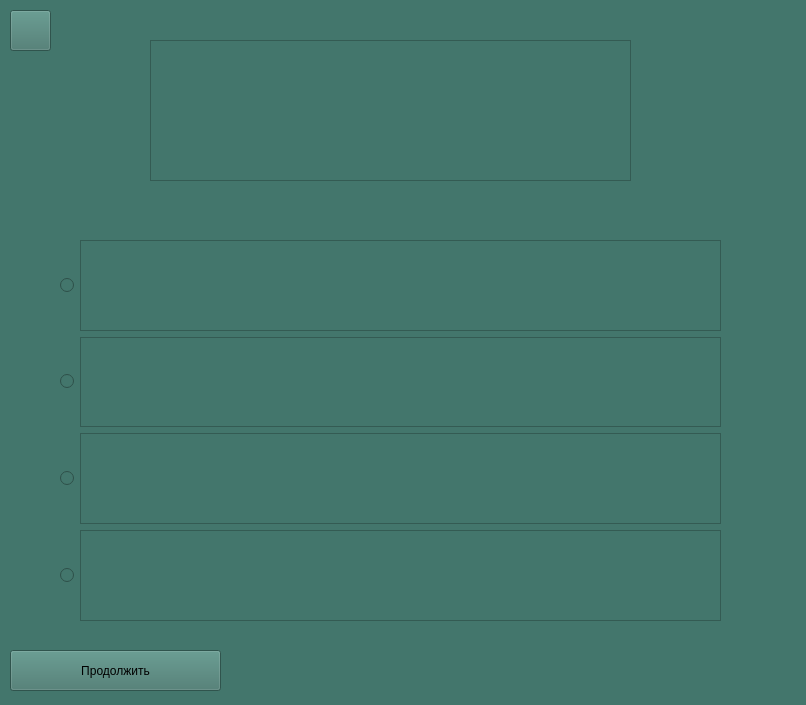
<?xml version="1.0" encoding="UTF-8"?>
<ui version="4.0">
 <class>Form</class>
 <widget class="QWidget" name="Form">
  <property name="geometry">
   <rect>
    <x>0</x>
    <y>0</y>
    <width>806</width>
    <height>705</height>
   </rect>
  </property>
  <property name="minimumSize">
   <size>
    <width>806</width>
    <height>705</height>
   </size>
  </property>
  <property name="maximumSize">
   <size>
    <width>806</width>
    <height>705</height>
   </size>
  </property>
  <property name="windowTitle">
   <string>Form</string>
  </property>
  <property name="styleSheet">
   <string notr="true">background-color: #43766C</string>
  </property>
  <widget class="QPushButton" name="continueBtn">
   <property name="geometry">
    <rect>
     <x>10</x>
     <y>650</y>
     <width>211</width>
     <height>41</height>
    </rect>
   </property>
   <property name="styleSheet">
    <string notr="true">background-color: #F8FAE5;
font: 13pt &quot;MS Sans Serif&quot;;
color: #B19470;
font-weight: 600;
border-radius: 8px;
border: 2px solid #B19470;
margin-top: 0px;
outline: 0px;
hover: { background-color: red };
pressed: { background-color: rgb(0, 255, 0)}</string>
   </property>
   <property name="text">
    <string>Продолжить</string>
   </property>
   <property name="icon">
    <iconset>
     <normaloff>../pictures/icon7.png</normaloff>../pictures/icon7.png</iconset>
   </property>
   <property name="iconSize">
    <size>
     <width>40</width>
     <height>40</height>
    </size>
   </property>
  </widget>
  <widget class="QPushButton" name="backBtn">
   <property name="geometry">
    <rect>
     <x>10</x>
     <y>10</y>
     <width>41</width>
     <height>41</height>
    </rect>
   </property>
   <property name="styleSheet">
    <string notr="true">background-color: #F8FAE5;
font: 13pt &quot;MS Sans Serif&quot;;
color: #B19470;
font-weight: 600;
border-radius: 8px;
border: 2px solid #B19470;
padding: 5px 15px;
margin-top: 0px;
outline: 0px;
hover: { background-color: red };
pressed: { background-color: rgb(0, 255, 0)}</string>
   </property>
   <property name="text">
    <string/>
   </property>
   <property name="icon">
    <iconset>
     <normaloff>../pictures/icon6.png</normaloff>../pictures/icon6.png</iconset>
   </property>
  </widget>
  <widget class="QTextEdit" name="questionText">
   <property name="geometry">
    <rect>
     <x>150</x>
     <y>40</y>
     <width>481</width>
     <height>141</height>
    </rect>
   </property>
   <property name="styleSheet">
    <string notr="true">background-color: #F8FAE5;
font: 13pt &quot;MS Sans Serif&quot;;
color: #B19470;
font-weight: 600;
border-radius: 8px;
border: 2px solid #B19470;
margin-top: 0px;
outline: 0px;
hover: { background-color: red };
pressed: { background-color: rgb(0, 255, 0)}</string>
   </property>
   <property name="sizeAdjustPolicy">
    <enum>QAbstractScrollArea::AdjustIgnored</enum>
   </property>
   <property name="readOnly">
    <bool>true</bool>
   </property>
   <property name="html">
    <string>&lt;!DOCTYPE HTML PUBLIC &quot;-//W3C//DTD HTML 4.0//EN&quot; &quot;http://www.w3.org/TR/REC-html40/strict.dtd&quot;&gt;
&lt;html&gt;&lt;head&gt;&lt;meta name=&quot;qrichtext&quot; content=&quot;1&quot; /&gt;&lt;style type=&quot;text/css&quot;&gt;
p, li { white-space: pre-wrap; }
&lt;/style&gt;&lt;/head&gt;&lt;body style=&quot; font-family:'MS Sans Serif'; font-size:13pt; font-weight:600; font-style:normal;&quot;&gt;
&lt;p style=&quot;-qt-paragraph-type:empty; margin-top:0px; margin-bottom:0px; margin-left:0px; margin-right:0px; -qt-block-indent:0; text-indent:0px;&quot;&gt;&lt;br /&gt;&lt;/p&gt;&lt;/body&gt;&lt;/html&gt;</string>
   </property>
  </widget>
  <widget class="QWidget" name="layoutWidget">
   <property name="geometry">
    <rect>
     <x>60</x>
     <y>240</y>
     <width>661</width>
     <height>381</height>
    </rect>
   </property>
   <layout class="QGridLayout" name="gridLayout">
    <item row="1" column="0">
     <widget class="QRadioButton" name="radioButton_2">
      <property name="text">
       <string/>
      </property>
      <attribute name="buttonGroup">
       <string notr="true">buttonGroup</string>
      </attribute>
     </widget>
    </item>
    <item row="3" column="1">
     <widget class="QTextEdit" name="textEdit_4">
      <property name="styleSheet">
       <string notr="true">background-color: #F8FAE5;
font: 13pt &quot;MS Sans Serif&quot;;
color: #B19470;
font-weight: 600;
border-radius: 8px;
border: 2px solid #B19470;
margin-top: 0px;
outline: 0px;
hover: { background-color: red };
pressed: { background-color: rgb(0, 255, 0)}</string>
      </property>
      <property name="readOnly">
       <bool>true</bool>
      </property>
      <property name="html">
       <string>&lt;!DOCTYPE HTML PUBLIC &quot;-//W3C//DTD HTML 4.0//EN&quot; &quot;http://www.w3.org/TR/REC-html40/strict.dtd&quot;&gt;
&lt;html&gt;&lt;head&gt;&lt;meta name=&quot;qrichtext&quot; content=&quot;1&quot; /&gt;&lt;style type=&quot;text/css&quot;&gt;
p, li { white-space: pre-wrap; }
&lt;/style&gt;&lt;/head&gt;&lt;body style=&quot; font-family:'MS Sans Serif'; font-size:13pt; font-weight:600; font-style:normal;&quot;&gt;
&lt;p style=&quot;-qt-paragraph-type:empty; margin-top:0px; margin-bottom:0px; margin-left:0px; margin-right:0px; -qt-block-indent:0; text-indent:0px;&quot;&gt;&lt;br /&gt;&lt;/p&gt;&lt;/body&gt;&lt;/html&gt;</string>
      </property>
     </widget>
    </item>
    <item row="0" column="0">
     <widget class="QRadioButton" name="radioButton_1">
      <property name="text">
       <string/>
      </property>
      <attribute name="buttonGroup">
       <string notr="true">buttonGroup</string>
      </attribute>
     </widget>
    </item>
    <item row="2" column="1">
     <widget class="QTextEdit" name="textEdit_3">
      <property name="styleSheet">
       <string notr="true">background-color: #F8FAE5;
font: 13pt &quot;MS Sans Serif&quot;;
color: #B19470;
font-weight: 600;
border-radius: 8px;
border: 2px solid #B19470;
margin-top: 0px;
outline: 0px;
hover: { background-color: red };
pressed: { background-color: rgb(0, 255, 0)}</string>
      </property>
      <property name="readOnly">
       <bool>true</bool>
      </property>
      <property name="html">
       <string>&lt;!DOCTYPE HTML PUBLIC &quot;-//W3C//DTD HTML 4.0//EN&quot; &quot;http://www.w3.org/TR/REC-html40/strict.dtd&quot;&gt;
&lt;html&gt;&lt;head&gt;&lt;meta name=&quot;qrichtext&quot; content=&quot;1&quot; /&gt;&lt;style type=&quot;text/css&quot;&gt;
p, li { white-space: pre-wrap; }
&lt;/style&gt;&lt;/head&gt;&lt;body style=&quot; font-family:'MS Sans Serif'; font-size:13pt; font-weight:600; font-style:normal;&quot;&gt;
&lt;p style=&quot;-qt-paragraph-type:empty; margin-top:0px; margin-bottom:0px; margin-left:0px; margin-right:0px; -qt-block-indent:0; text-indent:0px;&quot;&gt;&lt;br /&gt;&lt;/p&gt;&lt;/body&gt;&lt;/html&gt;</string>
      </property>
     </widget>
    </item>
    <item row="3" column="0">
     <widget class="QRadioButton" name="radioButton_4">
      <property name="text">
       <string/>
      </property>
      <attribute name="buttonGroup">
       <string notr="true">buttonGroup</string>
      </attribute>
     </widget>
    </item>
    <item row="2" column="0">
     <widget class="QRadioButton" name="radioButton_3">
      <property name="text">
       <string/>
      </property>
      <attribute name="buttonGroup">
       <string notr="true">buttonGroup</string>
      </attribute>
     </widget>
    </item>
    <item row="0" column="1">
     <widget class="QTextEdit" name="textEdit_1">
      <property name="styleSheet">
       <string notr="true">background-color: #F8FAE5;
font: 13pt &quot;MS Sans Serif&quot;;
color: #B19470;
font-weight: 600;
border-radius: 8px;
border: 2px solid #B19470;
margin-top: 0px;
outline: 0px;
hover: { background-color: red };
pressed: { background-color: rgb(0, 255, 0)}</string>
      </property>
      <property name="readOnly">
       <bool>true</bool>
      </property>
      <property name="html">
       <string>&lt;!DOCTYPE HTML PUBLIC &quot;-//W3C//DTD HTML 4.0//EN&quot; &quot;http://www.w3.org/TR/REC-html40/strict.dtd&quot;&gt;
&lt;html&gt;&lt;head&gt;&lt;meta name=&quot;qrichtext&quot; content=&quot;1&quot; /&gt;&lt;style type=&quot;text/css&quot;&gt;
p, li { white-space: pre-wrap; }
&lt;/style&gt;&lt;/head&gt;&lt;body style=&quot; font-family:'MS Sans Serif'; font-size:13pt; font-weight:600; font-style:normal;&quot;&gt;
&lt;p style=&quot;-qt-paragraph-type:empty; margin-top:0px; margin-bottom:0px; margin-left:0px; margin-right:0px; -qt-block-indent:0; text-indent:0px;&quot;&gt;&lt;br /&gt;&lt;/p&gt;&lt;/body&gt;&lt;/html&gt;</string>
      </property>
     </widget>
    </item>
    <item row="1" column="1">
     <widget class="QTextEdit" name="textEdit_2">
      <property name="styleSheet">
       <string notr="true">background-color: #F8FAE5;
font: 13pt &quot;MS Sans Serif&quot;;
color: #B19470;
font-weight: 600;
border-radius: 8px;
border: 2px solid #B19470;
margin-top: 0px;
outline: 0px;
hover: { background-color: red };
pressed: { background-color: rgb(0, 255, 0)}</string>
      </property>
      <property name="readOnly">
       <bool>true</bool>
      </property>
      <property name="html">
       <string>&lt;!DOCTYPE HTML PUBLIC &quot;-//W3C//DTD HTML 4.0//EN&quot; &quot;http://www.w3.org/TR/REC-html40/strict.dtd&quot;&gt;
&lt;html&gt;&lt;head&gt;&lt;meta name=&quot;qrichtext&quot; content=&quot;1&quot; /&gt;&lt;style type=&quot;text/css&quot;&gt;
p, li { white-space: pre-wrap; }
&lt;/style&gt;&lt;/head&gt;&lt;body style=&quot; font-family:'MS Sans Serif'; font-size:13pt; font-weight:600; font-style:normal;&quot;&gt;
&lt;p style=&quot;-qt-paragraph-type:empty; margin-top:0px; margin-bottom:0px; margin-left:0px; margin-right:0px; -qt-block-indent:0; text-indent:0px;&quot;&gt;&lt;br /&gt;&lt;/p&gt;&lt;/body&gt;&lt;/html&gt;</string>
      </property>
     </widget>
    </item>
   </layout>
  </widget>
  <widget class="QLabel" name="messageLabel">
   <property name="geometry">
    <rect>
     <x>10</x>
     <y>190</y>
     <width>781</width>
     <height>41</height>
    </rect>
   </property>
   <property name="styleSheet">
    <string notr="true">background-color: rgb 0, 0, 0;
font: 13pt;
color: #8B0000;
font-weight: 600;
padding: 5px 15px;
margin-top: 0px;
outline: 0px;</string>
   </property>
   <property name="text">
    <string/>
   </property>
   <property name="alignment">
    <set>Qt::AlignCenter</set>
   </property>
  </widget>
 </widget>
 <resources/>
 <connections/>
 <buttongroups>
  <buttongroup name="buttonGroup"/>
 </buttongroups>
</ui>
